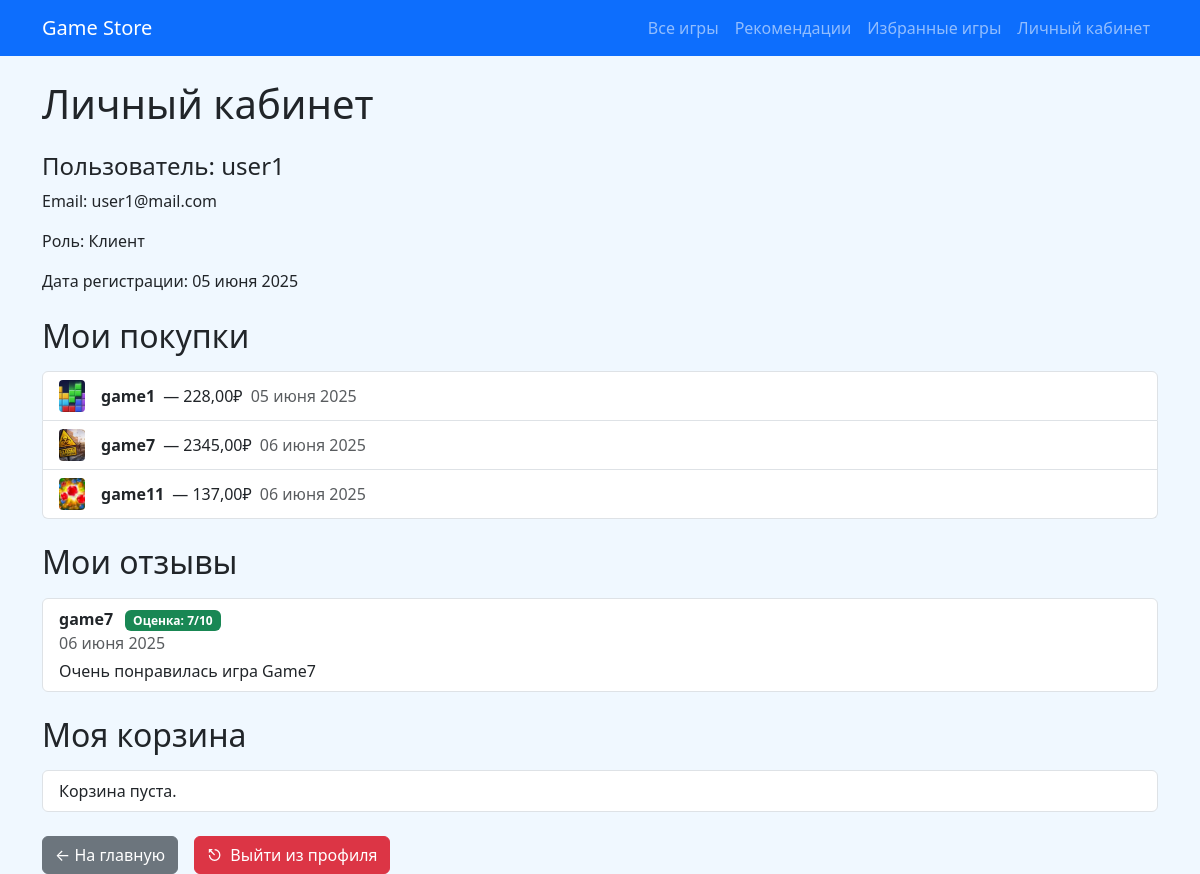
Page /profile/ (signed in) on the earlier database version.
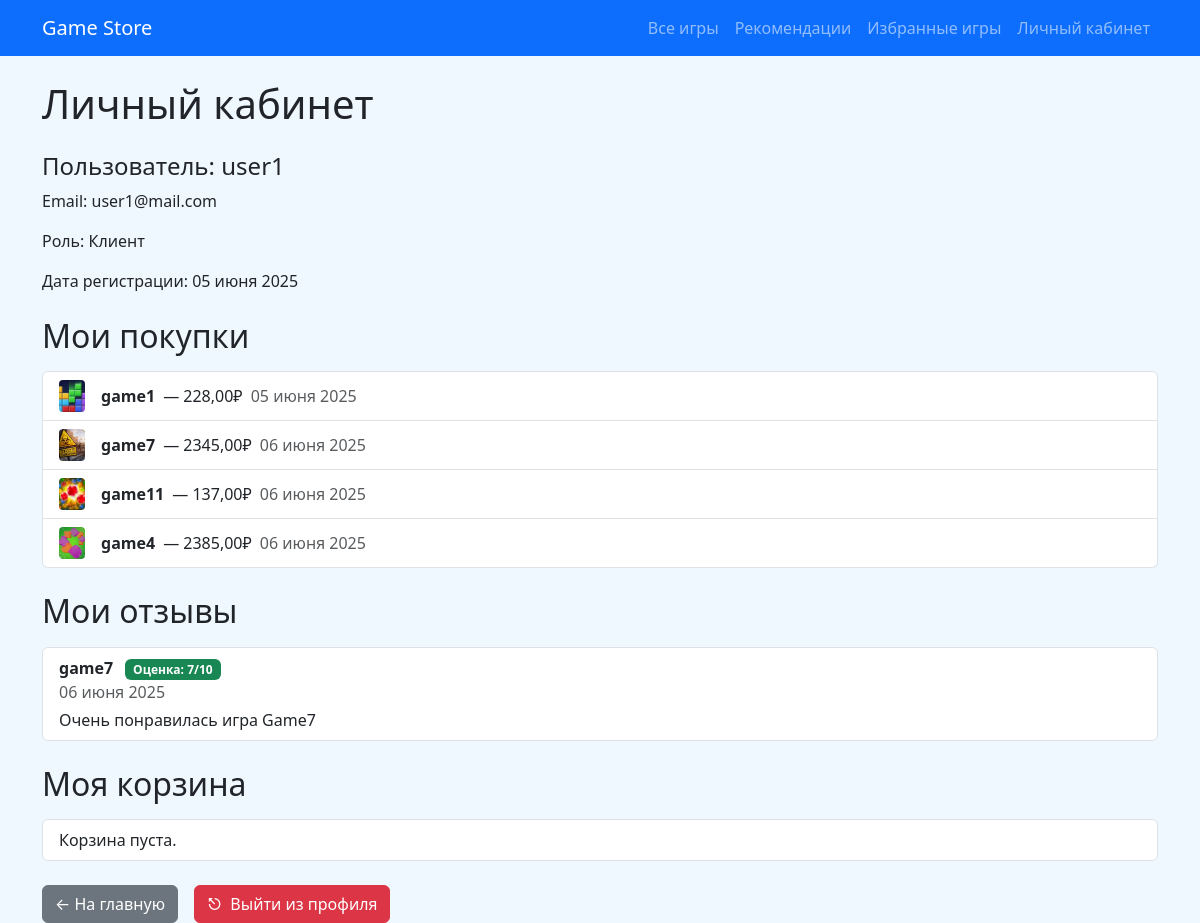
Same page on the later database version.
### store/models.py (models this page shows, shortened)
class User(AbstractUser):
    ROLE_CHOICES = [
        ('client', 'Клиент'),
        ('admin', 'Администратор'),
        ('developer', 'Разработчик'),
    ]
    role = models.CharField("Роль", max_length=20, choices=ROLE_CHOICES, default='client')
    favorite_games = models.ManyToManyField('Game', blank=True)
    created_at = models.DateTimeField("Дата регистрации", auto_now_add=True)
    cart_games = models.ManyToManyField('Game', blank=True, related_name='cart_users')
    class Meta:
        verbose_name = "Пользователь"
        verbose_name_plural = "Пользователи"

class Purchase(models.Model):
    user = models.ForeignKey(User, on_delete=models.CASCADE, verbose_name="Покупатель")
    game = models.ForeignKey(Game, on_delete=models.CASCADE, verbose_name="Игра")
    price = models.DecimalField("Цена покупки", max_digits=8, decimal_places=2)
    purchase_date = models.DateTimeField("Дата покупки", auto_now_add=True)
    class Meta:
        verbose_name = "Покупка"
        verbose_name_plural = "Покупки"

class Game(models.Model):
    title = models.CharField("Название игры", max_length=100)
    description = models.TextField("Описание")
    price = models.DecimalField("Цена", max_digits=8, decimal_places=2)
    release_date = models.DateField("Дата выхода")
    developer = models.ForeignKey(Developer, on_delete=models.CASCADE, verbose_name="Разработчик")
    genre = models.ForeignKey(Genre, on_delete=models.SET_NULL, null=True, verbose_name="Жанр")
    cover_image = models.ImageField("Обложка", upload_to='game_covers/', blank=True)
    class Meta:
        verbose_name = "Игра"
        verbose_name_plural = "Игры"

class Review(models.Model):
    user = models.ForeignKey(User, on_delete=models.CASCADE, verbose_name="Автор")
    game = models.ForeignKey(Game, on_delete=models.CASCADE, verbose_name="Игра")
    rating = models.PositiveSmallIntegerField("Оценка", choices=[(i, i) for i in range(1, 11)])
    text = models.TextField("Текст отзыва")
    created_at = models.DateTimeField("Дата отзыва", auto_now_add=True)
    class Meta:
        verbose_name = "Отзыв"
        verbose_name_plural = "Отзывы"

### store/views.py (the view)
# urls.py: path('profile/', profile_view, name='profile'),
@login_required
def profile_view(request):
    user = request.user
    purchases = Purchase.objects.filter(user=user)
    reviews = Review.objects.filter(user=user)
    return render(request, 'profile.html', {
        'purchases': purchases,
        'reviews': reviews,
        'user': user,
    })

### templates/profile.html (shortened to what this page needs)
<!DOCTYPE html>
<html lang="ru">
<head>
    <link href="https://cdn.jsdelivr.net/npm/bootstrap@5.3.3/dist/css/bootstrap.min.css" rel="stylesheet">
</head>
<body>
{% include 'navbar.html' %}
<div class="container mt-4">
    <h1 class="mb-4">Личный кабинет</h1>
    <div class="mb-4">
        <h4>Пользователь: {{ user.username }}</h4>
        <p>Email: {{ user.email }}</p>
        <p>Роль: {{ user.get_role_display }}</p>
        <p>Дата регистрации: {{ user.created_at|date:"d E Y" }}</p>
    </div>
    <h2 class="mb-3">Мои покупки</h2>
    <ul class="list-group mb-4">
        {% for purchase in purchases %}
            <li class="list-group-item d-flex align-items-center">
                {% if purchase.game.cover_image %}
                    <img src="{{ purchase.game.cover_image.url }}" alt="cover" class="me-3" style="height:32px; width:26px; object-fit:cover; border-radius:4px;">
                {% else %}
                    <img src="https://via.placeholder.com/26x32?text=No+Image" alt="no cover" class="me-3" style="height:32px; width:26px; object-fit:cover; border-radius:4px;">
                {% endif %}
                <strong>{{ purchase.game.title }}</strong>
                <span class="ms-2">— {{ purchase.price }}₽</span>
                <span class="text-muted ms-2">{{ purchase.purchase_date|date:"d E Y" }}</span>
            </li>
        {% empty %}
            <li class="list-group-item">Нет совершённых покупок.</li>
        {% endfor %}
    </ul>
    <h2 class="mb-3">Мои отзывы</h2>
    <ul class="list-group mb-4">
        {% for review in reviews %}
            <li class="list-group-item">
                <strong>{{ review.game.title }}</strong>
                <span class="badge bg-success ms-2">Оценка: {{ review.rating }}/10</span><br>
                <span class="text-muted">{{ review.created_at|date:"d E Y" }}</span>
                <div class="mt-1">{{ review.text }}</div>
            </li>
        {% empty %}
            <li class="list-group-item">Вы ещё не оставляли отзывов.</li>
        {% endfor %}
    </ul>
    <h2 class="mb-3">Моя корзина</h2>
    <ul class="list-group mb-4">
        {% for game in user.cart_games.all %}
            <li class="list-group-item d-flex align-items-center">
                {% if game.cover_image %}
                    <img src="{{ game.cover_image.url }}" alt="cover" class="me-3" style="height:32px; width:26px; object-fit:cover; border-radius:4px;">
                {% else %}
                    <img src="https://via.placeholder.com/26x32?text=No+Image" alt="no cover" class="me-3" style="height:32px; width:26px; object-fit:cover; border-radius:4px;">
                {% endif %}
                <strong>{{ game.title }}</strong>
                <span class="ms-2 text-muted">{{ game.genre.name }}</span>
                <span class="ms-2">{{ game.price }}₽</span>
                <form action="{% url 'remove_from_cart' game.id %}" method="post" style="display:inline;" class="ms-auto">
                    {% csrf_token %}
                    <button type="submit" class="btn btn-danger btn-sm">Удалить</button>
                </form>
            </li>
        {% empty %}
            <li class="list-group-item">Корзина пуста.</li>
        {% endfor %}
    </ul>
    <div class="d-flex gap-3">
        <a href="/" class="btn btn-secondary">← На главную</a>
        <form action="{% url 'logout' %}" method="post" style="display: inline;">
            <button type="submit" class="btn btn-danger">
                <span class="me-2">⎋</span>Выйти из профиля
            </button>
        </form>
    </div>
</div>
</body>
</html>

### templates/navbar.html (shortened to what this page needs)
<nav class="navbar navbar-expand-lg navbar-dark bg-primary mb-4">
    <div class="container">
        <a class="navbar-brand" href="/">Game Store</a>
        <div class="collapse navbar-collapse" id="navbarNav">
            <ul class="navbar-nav ms-auto">
                <li class="nav-item">
                    <a class="nav-link" href="{% url 'games_list' %}">Все игры</a>
                </li>
                <li class="nav-item">
                    <a class="nav-link" href="{% url 'recommendations' %}">Рекомендации</a>
                </li>
                <li class="nav-item">
                    <a class="nav-link" href="{% url 'favorite_games' %}">Избранные игры</a>
                </li>
                <li class="nav-item">
                    <a class="nav-link" href="{% url 'profile' %}">Личный кабинет</a>
                </li>
            </ul>
        </div>
    </div>
</nav>

### templates/profile.html (style rules this page uses)
body { background-color: #f0f8ff !important; }

Differences in the rows shown:
added Purchase: game.cover_image (picture), game "game4", price "2385,00", purchase_date "06 июня 2025"
